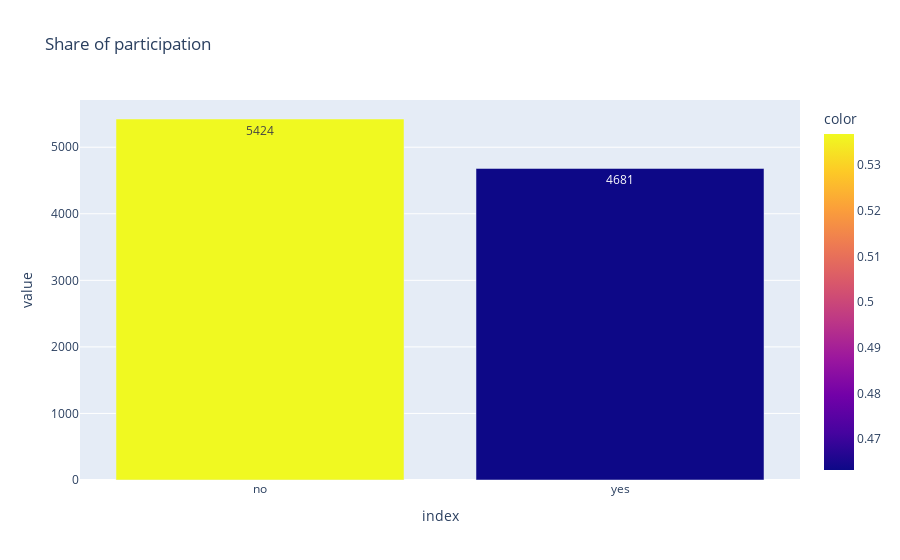

Notebook cell for this chart:
### Markdown cell above
### Задание 1

### Code cell
# изучите соотношение классов в ваших данных на предмет несбалансированности, проиллюстрируйте результат
# ваш код
px.bar(cleaned.deposit.value_counts().round(2), text_auto=True, title='Share of participation',color=cleaned.deposit.value_counts(True))

### Figure 1 — Plotly figure (JSON) as saved in the notebook; plotly's stock layout.template omitted (floating-point values rounded to 4 significant figures)
{"data": [{"alignmentgroup": "True", "hovertemplate": "index=%{x}<br>value=%{y}<br>color=%{marker.color}<extra></extra>", "legendgroup": "", "marker": {"color": [0.5368, 0.4632], "coloraxis": "coloraxis", "pattern": {"shape": ""}}, "name": "", "offsetgroup": "", "orientation": "v", "showlegend": false, "textposition": "auto", "texttemplate": "%{y}", "type": "bar", "x": ["no", "yes"], "xaxis": "x", "y": [5424, 4681], "yaxis": "y"}], "layout": {"barmode": "relative", "coloraxis": {"colorbar": {"title": {"text": "color"}}, "colorscale": [[0, "#0d0887"], [0.1111, "#46039f"], [0.2222, "#7201a8"], [0.3333, "#9c179e"], [0.4444, "#bd3786"], [0.5556, "#d8576b"], [0.6667, "#ed7953"], [0.7778, "#fb9f3a"], [0.8889, "#fdca26"], [1, "#f0f921"]]}, "legend": {"tracegroupgap": 0}, "title": {"text": "Share of participation"}, "xaxis": {"anchor": "y", "domain": [0, 1], "title": {"text": "index"}}, "yaxis": {"anchor": "x", "domain": [0, 1], "title": {"text": "value"}}}}
